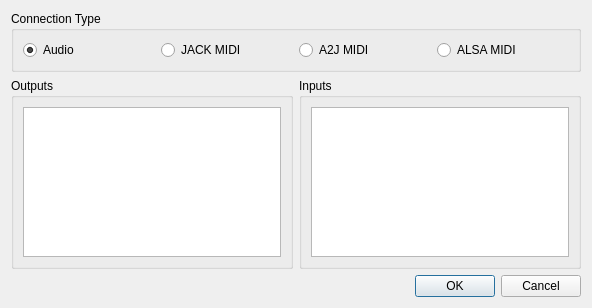
<?xml version="1.0" encoding="UTF-8"?>
<ui version="4.0">
 <class>CatarinaConnectPortsW</class>
 <widget class="QDialog" name="CatarinaConnectPortsW">
  <property name="geometry">
   <rect>
    <x>0</x>
    <y>0</y>
    <width>592</width>
    <height>308</height>
   </rect>
  </property>
  <property name="windowTitle">
   <string>Connect Ports</string>
  </property>
  <layout class="QGridLayout" name="gridLayout">
   <item row="1" column="0">
    <widget class="QGroupBox" name="groupBox">
     <property name="title">
      <string>Outputs</string>
     </property>
     <layout class="QVBoxLayout" name="verticalLayout_2">
      <item>
       <widget class="QListWidget" name="lw_outputs"/>
      </item>
     </layout>
    </widget>
   </item>
   <item row="1" column="1">
    <widget class="QGroupBox" name="groupBox_2">
     <property name="title">
      <string>Inputs</string>
     </property>
     <layout class="QVBoxLayout" name="verticalLayout">
      <item>
       <widget class="QListWidget" name="lw_inputs"/>
      </item>
     </layout>
    </widget>
   </item>
   <item row="2" column="0" colspan="2">
    <widget class="QDialogButtonBox" name="buttonBox">
     <property name="orientation">
      <enum>Qt::Horizontal</enum>
     </property>
     <property name="standardButtons">
      <set>QDialogButtonBox::Cancel|QDialogButtonBox::Ok</set>
     </property>
    </widget>
   </item>
   <item row="0" column="0" colspan="2">
    <widget class="QGroupBox" name="groupBox_7">
     <property name="title">
      <string>Connection Type</string>
     </property>
     <layout class="QHBoxLayout" name="horizontalLayout_4">
      <item>
       <widget class="QRadioButton" name="rb_audio_jack">
        <property name="text">
         <string>Audio</string>
        </property>
        <property name="checked">
         <bool>true</bool>
        </property>
       </widget>
      </item>
      <item>
       <widget class="QRadioButton" name="rb_midi_jack">
        <property name="text">
         <string>JACK MIDI</string>
        </property>
       </widget>
      </item>
      <item>
       <widget class="QRadioButton" name="rb_midi_a2j">
        <property name="text">
         <string>A2J MIDI</string>
        </property>
       </widget>
      </item>
      <item>
       <widget class="QRadioButton" name="rb_midi_alsa">
        <property name="text">
         <string>ALSA MIDI</string>
        </property>
       </widget>
      </item>
     </layout>
    </widget>
   </item>
  </layout>
 </widget>
 <resources/>
 <connections>
  <connection>
   <sender>buttonBox</sender>
   <signal>accepted()</signal>
   <receiver>CatarinaConnectPortsW</receiver>
   <slot>accept()</slot>
   <hints>
    <hint type="sourcelabel">
     <x>248</x>
     <y>254</y>
    </hint>
    <hint type="destinationlabel">
     <x>157</x>
     <y>274</y>
    </hint>
   </hints>
  </connection>
  <connection>
   <sender>buttonBox</sender>
   <signal>rejected()</signal>
   <receiver>CatarinaConnectPortsW</receiver>
   <slot>reject()</slot>
   <hints>
    <hint type="sourcelabel">
     <x>316</x>
     <y>260</y>
    </hint>
    <hint type="destinationlabel">
     <x>286</x>
     <y>274</y>
    </hint>
   </hints>
  </connection>
 </connections>
</ui>
